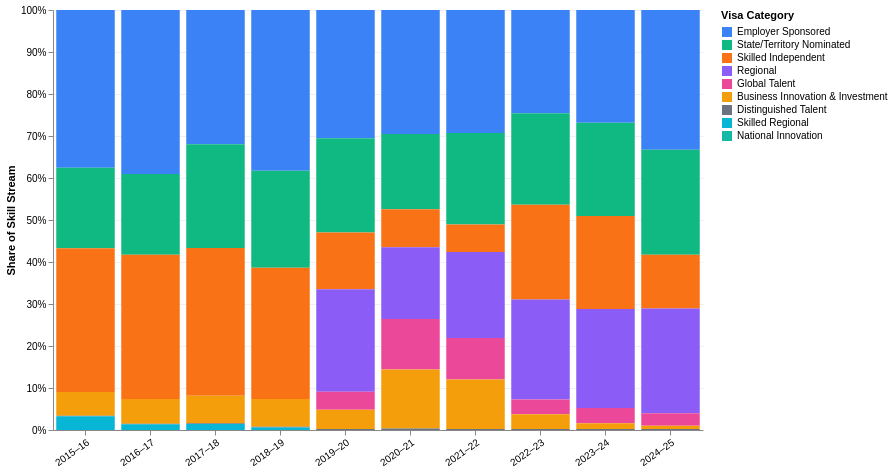

Vega-Lite specification stored for this chart:
### Vega-Lite specification from a JSON file in a GitHub repository (floating-point values rounded to 4 significant figures)
{"$schema": "https://vega.github.io/schema/vega-lite/v5.json", "width": 650, "height": 420, "background": "#ffffff", "config": {"view": {"stroke": null}}, "data": {"values": [{"year": "2015–16", "category": "Employer Sponsored", "visas": 48250}, {"year": "2015–16", "category": "State/Territory Nominated", "visas": 24650}, {"year": "2015–16", "category": "Skilled Independent", "visas": 43994}, {"year": "2015–16", "category": "Business Innovation & Investment", "visas": 7260}, {"year": "2015–16", "category": "Distinguished Talent", "visas": 200}, {"year": "2015–16", "category": "Skilled Regional", "visas": 4196}, {"year": "2015–16", "category": "Regional", "visas": 0}, {"year": "2015–16", "category": "Global Talent", "visas": 0}, {"year": "2015–16", "category": "National Innovation", "visas": 0}, {"year": "2016–17", "category": "Employer Sponsored", "visas": 48250}, {"year": "2016–17", "category": "State/Territory Nominated", "visas": 23765}, {"year": "2016–17", "category": "Skilled Independent", "visas": 42422}, {"year": "2016–17", "category": "Business Innovation & Investment", "visas": 7260}, {"year": "2016–17", "category": "Distinguished Talent", "visas": 200}, {"year": "2016–17", "category": "Skilled Regional", "visas": 1670}, {"year": "2016–17", "category": "Regional", "visas": 0}, {"year": "2016–17", "category": "Global Talent", "visas": 0}, {"year": "2016–17", "category": "National Innovation", "visas": 0}, {"year": "2017–18", "category": "Employer Sponsored", "visas": 35528}, {"year": "2017–18", "category": "State/Territory Nominated", "visas": 27400}, {"year": "2017–18", "category": "Skilled Independent", "visas": 39137}, {"year": "2017–18", "category": "Business Innovation & Investment", "visas": 7260}, {"year": "2017–18", "category": "Distinguished Talent", "visas": 200}, {"year": "2017–18", "category": "Skilled Regional", "visas": 1574}, {"year": "2017–18", "category": "Regional", "visas": 0}, {"year": "2017–18", "category": "Global Talent", "visas": 0}, {"year": "2017–18", "category": "National Innovation", "visas": 0}, {"year": "2018–19", "category": "Employer Sponsored", "visas": 42012}, {"year": "2018–19", "category": "State/Territory Nominated", "visas": 25346}, {"year": "2018–19", "category": "Skilled Independent", "visas": 34247}, {"year": "2018–19", "category": "Business Innovation & Investment", "visas": 7261}, {"year": "2018–19", "category": "Distinguished Talent", "visas": 200}, {"year": "2018–19", "category": "Skilled Regional", "visas": 647}, {"year": "2018–19", "category": "Regional", "visas": 0}, {"year": "2018–19", "category": "Global Talent", "visas": 0}, {"year": "2018–19", "category": "National Innovation", "visas": 0}, {"year": "2019–20", "category": "Employer Sponsored", "visas": 29261}, {"year": "2019–20", "category": "State/Territory Nominated", "visas": 21495}, {"year": "2019–20", "category": "Skilled Independent", "visas": 12986}, {"year": "2019–20", "category": "Regional", "visas": 23372}, {"year": "2019–20", "category": "Global Talent", "visas": 4109}, {"year": "2019–20", "category": "Business Innovation & Investment", "visas": 4420}, {"year": "2019–20", "category": "Distinguished Talent", "visas": 200}, {"year": "2019–20", "category": "Skilled Regional", "visas": 0}, {"year": "2019–20", "category": "National Innovation", "visas": 0}, {"year": "2020–21", "category": "Employer Sponsored", "visas": 23503}, {"year": "2020–21", "category": "State/Territory Nominated", "visas": 14268}, {"year": "2020–21", "category": "Skilled Independent", "visas": 7213}, {"year": "2020–21", "category": "Regional", "visas": 13585}, {"year": "2020–21", "category": "Global Talent", "visas": 9584}, {"year": "2020–21", "category": "Business Innovation & Investment", "visas": 11198}, {"year": "2020–21", "category": "Distinguished Talent", "visas": 269}, {"year": "2020–21", "category": "Skilled Regional", "visas": 0}, {"year": "2020–21", "category": "National Innovation", "visas": 0}, {"year": "2021–22", "category": "Employer Sponsored", "visas": 26103}, {"year": "2021–22", "category": "State/Territory Nominated", "visas": 19376}, {"year": "2021–22", "category": "Skilled Independent", "visas": 5864}, {"year": "2021–22", "category": "Regional", "visas": 18223}, {"year": "2021–22", "category": "Global Talent", "visas": 8776}, {"year": "2021–22", "category": "Business Innovation & Investment", "visas": 10496}, {"year": "2021–22", "category": "Distinguished Talent", "visas": 225}, {"year": "2021–22", "category": "Skilled Regional", "visas": 0}, {"year": "2021–22", "category": "National Innovation", "visas": 0}, {"year": "2022–23", "category": "Employer Sponsored", "visas": 35000}, {"year": "2022–23", "category": "State/Territory Nominated", "visas": 31000}, {"year": "2022–23", "category": "Skilled Independent", "visas": 32100}, {"year": "2022–23", "category": "Regional", "visas": 33944}, {"year": "2022–23", "category": "Global Talent", "visas": 5000}, {"year": "2022–23", "category": "Business Innovation & Investment", "visas": 5000}, {"year": "2022–23", "category": "Distinguished Talent", "visas": 300}, {"year": "2022–23", "category": "Skilled Regional", "visas": 0}, {"year": "2022–23", "category": "National Innovation", "visas": 0}, {"year": "2023–24", "category": "Employer Sponsored", "visas": 36825}, {"year": "2023–24", "category": "State/Territory Nominated", "visas": 30400}, {"year": "2023–24", "category": "Skilled Independent", "visas": 30375}, {"year": "2023–24", "category": "Regional", "visas": 32300}, {"year": "2023–24", "category": "Global Talent", "visas": 5000}, {"year": "2023–24", "category": "Business Innovation & Investment", "visas": 1900}, {"year": "2023–24", "category": "Distinguished Talent", "visas": 300}, {"year": "2023–24", "category": "Skilled Regional", "visas": 0}, {"year": "2023–24", "category": "National Innovation", "visas": 0}, {"year": "2024–25", "category": "Employer Sponsored", "visas": 44000}, {"year": "2024–25", "category": "State/Territory Nominated", "visas": 33000}, {"year": "2024–25", "category": "Skilled Independent", "visas": 16900}, {"year": "2024–25", "category": "Regional", "visas": 32948}, {"year": "2024–25", "category": "Global Talent", "visas": 3975}, {"year": "2024–25", "category": "Business Innovation & Investment", "visas": 1000}, {"year": "2024–25", "category": "Distinguished Talent", "visas": 300}, {"year": "2024–25", "category": "Skilled Regional", "visas": 0}, {"year": "2024–25", "category": "National Innovation", "visas": 25}]}, "mark": {"type": "bar"}, "encoding": {"x": {"field": "year", "type": "ordinal", "axis": {"labelAngle": -35, "title": null, "labelFontSize": 10}}, "y": {"field": "visas", "type": "quantitative", "stack": "normalize", "axis": {"title": "Share of Skill Stream", "format": "%", "gridColor": "#f0f0f0"}}, "color": {"field": "category", "type": "nominal", "scale": {"domain": ["Employer Sponsored", "State/Territory Nominated", "Skilled Independent", "Regional", "Global Talent", "Business Innovation & Investment", "Distinguished Talent", "Skilled Regional", "National Innovation"], "range": ["#3b82f6", "#10b981", "#f97316", "#8b5cf6", "#ec4899", "#f59e0b", "#6b7280", "#06b6d4", "#14b8a6"]}, "legend": {"title": "Visa Category", "orient": "right"}}, "tooltip": [{"field": "year", "title": "Year"}, {"field": "category", "title": "Category"}, {"field": "visas", "title": "Visas Granted", "format": ","}]}}
